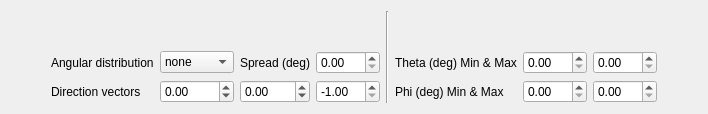
            <widget class="QWidget" name="page_2">
             <layout class="QHBoxLayout" name="horizontalLayout_6">
              <item>
               <spacer name="horizontalSpacer_16">
                <property name="orientation">
                 <enum>Qt::Horizontal</enum>
                </property>
                <property name="sizeHint" stdset="0">
                 <size>
                  <width>40</width>
                  <height>20</height>
                 </size>
                </property>
               </spacer>
              </item>
              <item>
               <layout class="QGridLayout" name="gridLayout_11">
                <item row="2" column="4">
                 <widget class="QDoubleSpinBox" name="dirz">
                  <property name="minimum">
                   <double>-1.000000000000000</double>
                  </property>
                  <property name="maximum">
                   <double>1.000000000000000</double>
                  </property>
                  <property name="value">
                   <double>-1.000000000000000</double>
                  </property>
                 </widget>
                </item>
                <item row="2" column="3">
                 <widget class="QDoubleSpinBox" name="diry">
                  <property name="minimum">
                   <double>-1.000000000000000</double>
                  </property>
                  <property name="maximum">
                   <double>1.000000000000000</double>
                  </property>
                  <property name="value">
                   <double>0.000000000000000</double>
                  </property>
                 </widget>
                </item>
                <item row="1" column="4">
                 <widget class="QDoubleSpinBox" name="sigma">
                  <property name="minimum">
                   <double>0.000000000000000</double>
                  </property>
                  <property name="maximum">
                   <double>360.000000000000000</double>
                  </property>
                  <property name="value">
                   <double>0.000000000000000</double>
                  </property>
                 </widget>
                </item>
                <item row="2" column="0">
                 <widget class="QLabel" name="dir_label">
                  <property name="text">
                   <string>Direction vectors</string>
                  </property>
                 </widget>
                </item>
                <item row="1" column="2">
                 <widget class="QComboBox" name="angulardist">
                  <property name="toolTip">
                   <string>set direction vectors to zero before selecting</string>
                  </property>
                  <item>
                   <property name="text">
                    <string>none</string>
                   </property>
                  </item>
                  <item>
                   <property name="text">
                    <string>iso</string>
                   </property>
                  </item>
                  <item>
                   <property name="text">
                    <string>cos</string>
                   </property>
                  </item>
                  <item>
                   <property name="text">
                    <string>gauss</string>
                   </property>
                  </item>
                  <item>
                   <property name="text">
                    <string>beam1d</string>
                   </property>
                  </item>
                 </widget>
                </item>
                <item row="1" column="3">
                 <widget class="QLabel" name="spread_label">
                  <property name="text">
                   <string>Spread (deg)</string>
                  </property>
                  <property name="alignment">
                   <set>Qt::AlignRight|Qt::AlignTrailing|Qt::AlignVCenter</set>
                  </property>
                 </widget>
                </item>
                <item row="2" column="2">
                 <widget class="QDoubleSpinBox" name="dirx">
                  <property name="minimum">
                   <double>-1.000000000000000</double>
                  </property>
                  <property name="maximum">
                   <double>1.000000000000000</double>
                  </property>
                  <property name="value">
                   <double>0.000000000000000</double>
                  </property>
                 </widget>
                </item>
                <item row="0" column="3">
                 <spacer name="verticalSpacer_8">
                  <property name="orientation">
                   <enum>Qt::Vertical</enum>
                  </property>
                  <property name="sizeHint" stdset="0">
                   <size>
                    <width>20</width>
                    <height>40</height>
                   </size>
                  </property>
                 </spacer>
                </item>
                <item row="1" column="0" colspan="2">
                 <widget class="QLabel" name="label_14">
                  <property name="text">
                   <string>Angular distribution</string>
                  </property>
                 </widget>
                </item>
               </layout>
              </item>
              <item>
               <widget class="Line" name="line_5">
                <property name="orientation">
                 <enum>Qt::Vertical</enum>
                </property>
               </widget>
              </item>
              <item>
               <layout class="QGridLayout" name="gridLayout_16">
                <item row="3" column="0">
                 <widget class="QLabel" name="theta_label">
                  <property name="text">
                   <string>Theta (deg) Min &amp; Max</string>
                  </property>
                 </widget>
                </item>
                <item row="3" column="2">
                 <widget class="QDoubleSpinBox" name="theta_min">
                  <property name="minimum">
                   <double>0.000000000000000</double>
                  </property>
                  <property name="maximum">
                   <double>360.000000000000000</double>
                  </property>
                  <property name="value">
                   <double>0.000000000000000</double>
                  </property>
                 </widget>
                </item>
                <item row="3" column="3">
                 <widget class="QDoubleSpinBox" name="theta_max">
                  <property name="minimum">
                   <double>0.000000000000000</double>
                  </property>
                  <property name="maximum">
                   <double>360.000000000000000</double>
                  </property>
                  <property name="value">
                   <double>0.000000000000000</double>
                  </property>
                 </widget>
                </item>
                <item row="4" column="2">
                 <widget class="QDoubleSpinBox" name="phi_min">
                  <property name="minimum">
                   <double>0.000000000000000</double>
                  </property>
                  <property name="maximum">
                   <double>360.000000000000000</double>
                  </property>
                  <property name="value">
                   <double>0.000000000000000</double>
                  </property>
                 </widget>
                </item>
                <item row="4" column="0">
                 <widget class="QLabel" name="phi_label">
                  <property name="text">
                   <string>Phi (deg) Min &amp; Max</string>
                  </property>
                 </widget>
                </item>
                <item row="0" column="3">
                 <spacer name="verticalSpacer_11">
                  <property name="orientation">
                   <enum>Qt::Vertical</enum>
                  </property>
                  <property name="sizeHint" stdset="0">
                   <size>
                    <width>20</width>
                    <height>40</height>
                   </size>
                  </property>
                 </spacer>
                </item>
                <item row="4" column="3">
                 <widget class="QDoubleSpinBox" name="phi_max">
                  <property name="minimum">
                   <double>0.000000000000000</double>
                  </property>
                  <property name="maximum">
                   <double>360.000000000000000</double>
                  </property>
                  <property name="value">
                   <double>0.000000000000000</double>
                  </property>
                 </widget>
                </item>
               </layout>
              </item>
              <item>
               <spacer name="horizontalSpacer_15">
                <property name="orientation">
                 <enum>Qt::Horizontal</enum>
                </property>
                <property name="sizeHint" stdset="0">
                 <size>
                  <width>40</width>
                  <height>20</height>
                 </size>
                </property>
               </spacer>
              </item>
             </layout>
            </widget>
